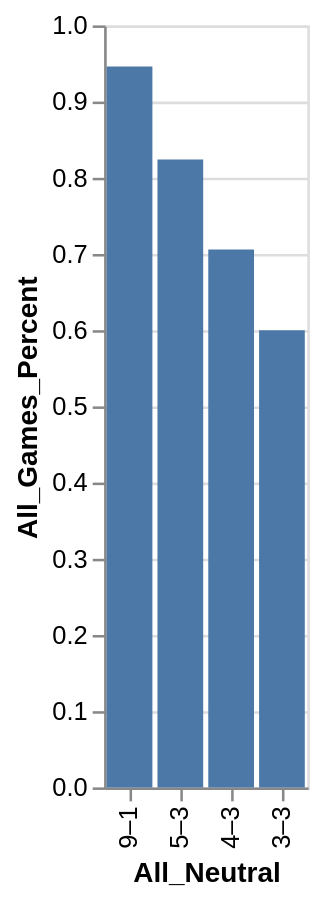

The specification (Vega-Lite) saved for this image:
### Vega-Lite specification from a JSON file in a GitHub repository (floating-point values rounded to 4 significant figures)
{"data": {"values": [{"x_data": "9–1", "y_data": 0.946}, {"x_data": "5–3", "y_data": 0.824}, {"x_data": "4–3", "y_data": 0.706}, {"x_data": "3–3", "y_data": 0.6}]}, "mark": "bar", "encoding": {"x": {"field": "x_data", "type": "nominal", "title": "All_Neutral", "sort": "descending"}, "y": {"field": "y_data", "type": "quantitative", "title": "All_Games_Percent"}}}
